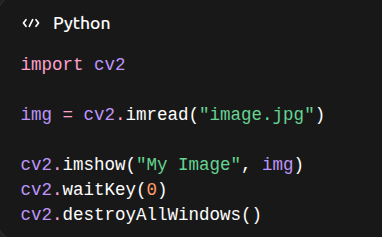
#> input picture test.jpg, 382 x 237 px
$ jupyter execute main.ipynb
#> lines starting #> are read from the running program, lines starting #| are printed output that depends on the picture; after the words box and inside, x2 and y2 are one past the last pixel; in counts of white or black regions, pixels touching at a corner belong together
[cell 1]
import cv2

img = cv2.imread('test.jpg')
#> img is the input picture: shape (237, 382, 3); mean B, G, R 33, 32.5, 32.3
cv2.imshow('test', img)
cv2.waitKey(0)
cv2.destroyAllWindows()

[cell 2]
print(type(img))
#| <class 'numpy.ndarray'>
print(img.shape)
#| (237, 382, 3)

[cell 3]
print(img[0,0])
#| [33 33 33]

[cell 4]
img[0,0] = [0,0,255]
#> img: shape (237, 382, 3); under 0.01% of pixels changed, all inside (x1, y1, x2, y2) = (0, 0, 1, 1)

opencv uses BGR order, matplotlib uses RGB order

[cell 5]
img_rgb = cv2.cvtColor(img, cv2.COLOR_BGR2RGB)
cv2.imshow('test', img_rgb)
cv2.waitKey(0)
cv2.destroyAllWindows()
print(img_rgb[0,0])
#| [255   0   0]

[cell 6]
cv2.imshow('test', img)
cv2.waitKey(0)
cv2.destroyAllWindows()
cv2.imshow('test', img_rgb)
cv2.waitKey(0)
cv2.destroyAllWindows()

imshow expects bgr, not rgb

[cell 7]
import matplotlib.pyplot as plt

plt.imshow(img_rgb)  # RGB required
plt.show()

image properties

[cell 8]
print(img.shape)
#| (237, 382, 3)
print(img.size)
#| 271602

[cell 9]
print(img.dtype)
#| uint8

[cell 10]
# img[0,0] = [300, 0, 0]

region of interest
[y, x]  → NOT (x, y)

[cell 11]
roi = img[100:300, 200:400]
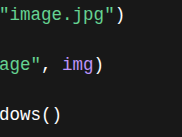
#> roi: shape (137, 182, 3); mean B, G, R 31, 32, 29.6
cv2.imshow("ROI", roi)
cv2.waitKey(0)
cv2.destroyAllWindows()

img[y1:y2, x1:x2]

y → vertical (rows)
x → horizontal (columns)

copy vs reference

[cell 12]
img_copy = img
# this will not create a new image it just point to original image data

[cell 13]
img_copy = img.copy()
# this is the correct way

[cell 14]
# crop center
h, w = img.shape[:2]
#> h = 237; w = 382

center = img[h//4:3*h//4, w//4:3*w//4]

cv2.imshow("Center Crop", center)
cv2.waitKey(0)
cv2.destroyAllWindows()

[cell 15]
# image split
b, g, r = cv2.split(img)
cv2.imshow("Blue", b)
cv2.waitKey(0)
cv2.destroyAllWindows()

[cell 16]
gray = cv2.cvtColor(img, cv2.COLOR_BGR2GRAY)

Gray = 0.299R + 0.587G + 0.114B

[cell 17]
cv2.imshow("gray", gray)
cv2.waitKey(0)
cv2.destroyAllWindows()

hsv -> hue(color type), saturation(intensity), value(brightness)

[cell 18]
hsv = cv2.cvtColor(img, cv2.COLOR_BGR2HSV)
#> hsv: shape (237, 382, 3); mean H, S, V 6.3, 10.2, 35.7
cv2.imshow("hsv", hsv)
cv2.waitKey(0)
cv2.destroyAllWindows()

[cell 19]
import numpy as np

lower_red = np.array([0, 120, 70])
upper_red = np.array([10, 255, 255])

[cell 20]
# create mask

mask = cv2.inRange(hsv, lower_red, upper_red)
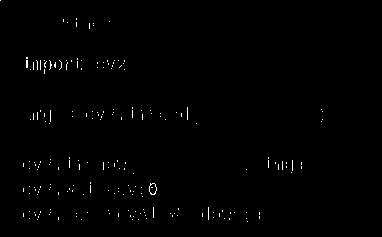
#> mask: shape (237, 382); 0.62% white in thin lines or dots, all inside (x1, y1, x2, y2) = (0, 0, 323, 222)

[cell 21]
# extract colour
mask = cv2.inRange(hsv, lower_red, upper_red)
result = cv2.bitwise_and(img, img, mask=mask)

[cell 22]
cv2.imshow("Original", img)
cv2.imshow("Mask", mask)
cv2.imshow("Result", result)

cv2.waitKey(0)
cv2.destroyAllWindows()

In HSV:

Red appears at both ends

[cell 23]
lower1 = [0,120,70]
upper1 = [10,255,255]

lower2 = [170,120,70]
upper2 = [180,255,255]

Why HSV is BETTER than BGR

It separates:

Color (Hue)
Brightness (Value)

So:
You can detect colors even if lighting changes

Image Transformations

[cell 24]
# resize

resized = cv2.resize(img, (300, 300))
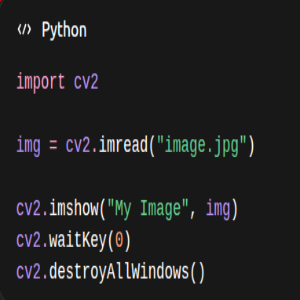
#> resized: shape (300, 300, 3); mean B, G, R 33, 32.5, 32.2

# or : maintain aspect ratio

h, w = img.shape[:2]

new_w = 300
new_h = int((new_w / w) * h)
#> new_h = 186

resized = cv2.resize(img, (new_w, new_h))
#> resized: shape (186, 300, 3)

[cell 25]
# flip

flip1 = cv2.flip(img, 1)  # horizontal flip
flip2 = cv2.flip(img, 0)  # vertical flip
flip3 = cv2.flip(img, -1)  # both axes

cv2.imshow("Flipped", flip1)
cv2.imshow("Flipped", flip2)
cv2.imshow("Flipped", flip3)
cv2.waitKey(0)
cv2.destroyAllWindows()

[cell 26]
#rotation

(h, w) = img.shape[:2]

center = (w//2, h//2)
#> center = (191, 118)

matrix = cv2.getRotationMatrix2D(center, 45, 1)

rotated = cv2.warpAffine(img, matrix, (w, h))
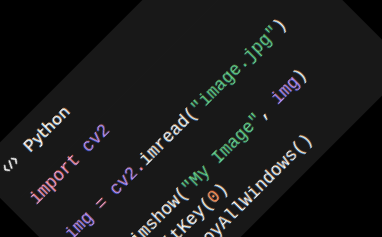
#> rotated: shape (237, 382, 3); mean B, G, R 25.4, 25.3, 24.9

cv2.imshow("Rotated", rotated)
cv2.waitKey(0)
cv2.destroyAllWindows()

[cell 27]
# translation

import numpy as np

matrix = np.float32([
    [1, 0, 100],  # move right
    [0, 1, 50]    # move down
])

shifted = cv2.warpAffine(img, matrix, (img.shape[1], img.shape[0]))
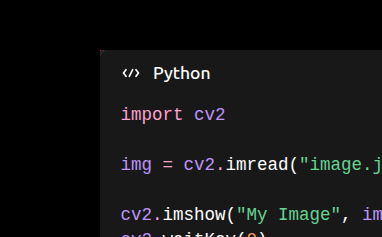
#> shifted: shape (237, 382, 3); mean B, G, R 19.4, 19.1, 18.8
cv2.imshow("Shifted", shifted)
cv2.waitKey(0)
cv2.destroyAllWindows()

[cell 28]
# affine transformation

pts1 = np.float32([[50,50], [200,50], [50,200]])
pts2 = np.float32([[10,100], [200,50], [100,250]])

matrix = cv2.getAffineTransform(pts1, pts2)

result = cv2.warpAffine(img, matrix, (300,300))
#> result: shape (300, 300, 3)
cv2.imshow("Affine Transform", result)
cv2.waitKey(0)
cv2.destroyAllWindows()

[cell 29]
# perspective transformation

pts1 = np.float32([[100,100], [400,100], [100,400], [400,400]])
pts2 = np.float32([[0,0], [300,0], [0,300], [300,300]])

matrix = cv2.getPerspectiveTransform(pts1, pts2)

result = cv2.warpPerspective(img, matrix, (300,300))
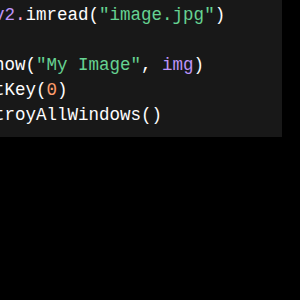
#> result: shape (300, 300, 3); mean B, G, R 15.2, 15.6, 14.8
cv2.imshow("Perspective Transform", result)
cv2.waitKey(0)
cv2.destroyAllWindows()

Filtering

[cell 30]
# Blurring : Replace each pixel with average of neighbors
import cv2
from matplotlib import pyplot as plt

img = cv2.imread("noisy.jpg")
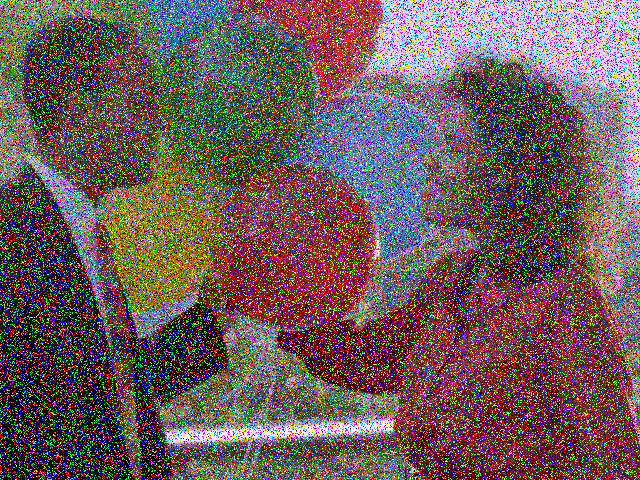
#> input picture noisy.jpg, 640 x 480 px
#> img is the input picture: shape (480, 640, 3); mean B, G, R 89.9, 92, 109.1

avg = cv2.blur(img, (5,5))
gauss = cv2.GaussianBlur(img, (5,5), 0)
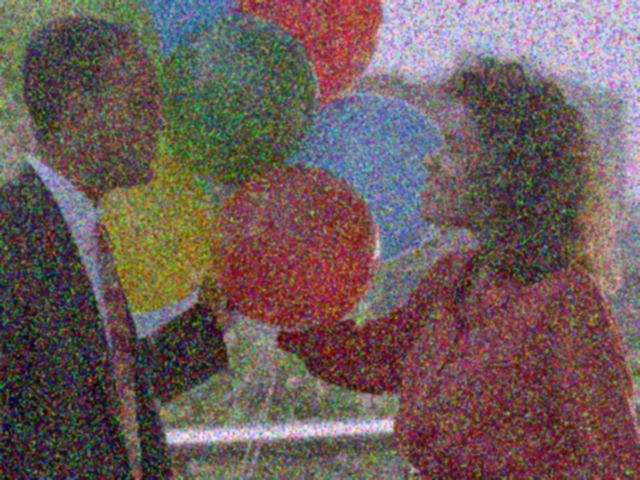
#> gauss: shape (480, 640, 3); mean B, G, R 89.9, 92, 109.1
median = cv2.medianBlur(img, 5)
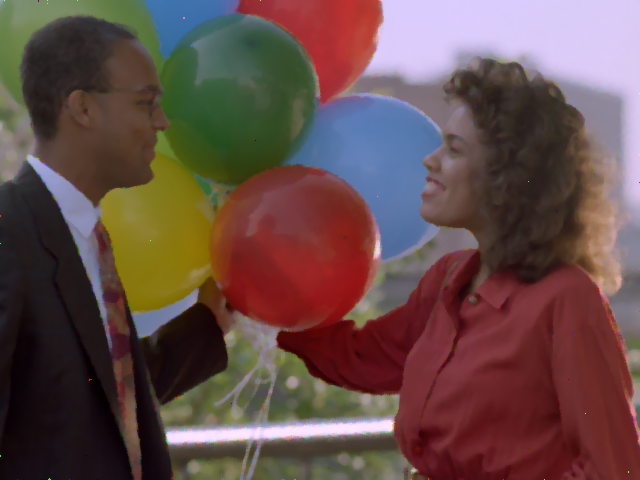
#> median: shape (480, 640, 3); mean B, G, R 73.6, 76.7, 100.9
bilateral = cv2.bilateralFilter(img, 9, 75, 75)
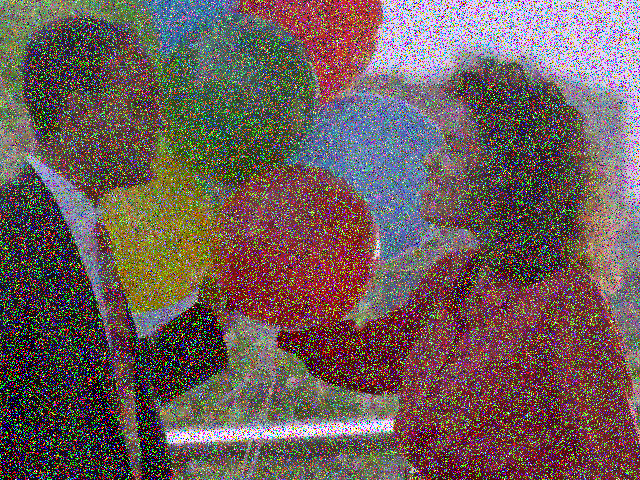
#> bilateral: shape (480, 640, 3); mean B, G, R 89.7, 91.9, 109

# Convert BGR → RGB
img = cv2.cvtColor(img, cv2.COLOR_BGR2RGB)
avg = cv2.cvtColor(avg, cv2.COLOR_BGR2RGB)
gauss = cv2.cvtColor(gauss, cv2.COLOR_BGR2RGB)
median = cv2.cvtColor(median, cv2.COLOR_BGR2RGB)
bilateral = cv2.cvtColor(bilateral, cv2.COLOR_BGR2RGB)

# Show all images
titles = ["Original", "Average", "Gaussian", "Median", "Bilateral"]
images = [img, avg, gauss, median, bilateral]

plt.figure(figsize=(12,6))

for i in range(5):
    plt.subplot(2,3,i+1)
    plt.imshow(images[i])
    plt.title(titles[i])
    plt.axis('off')

plt.show()
